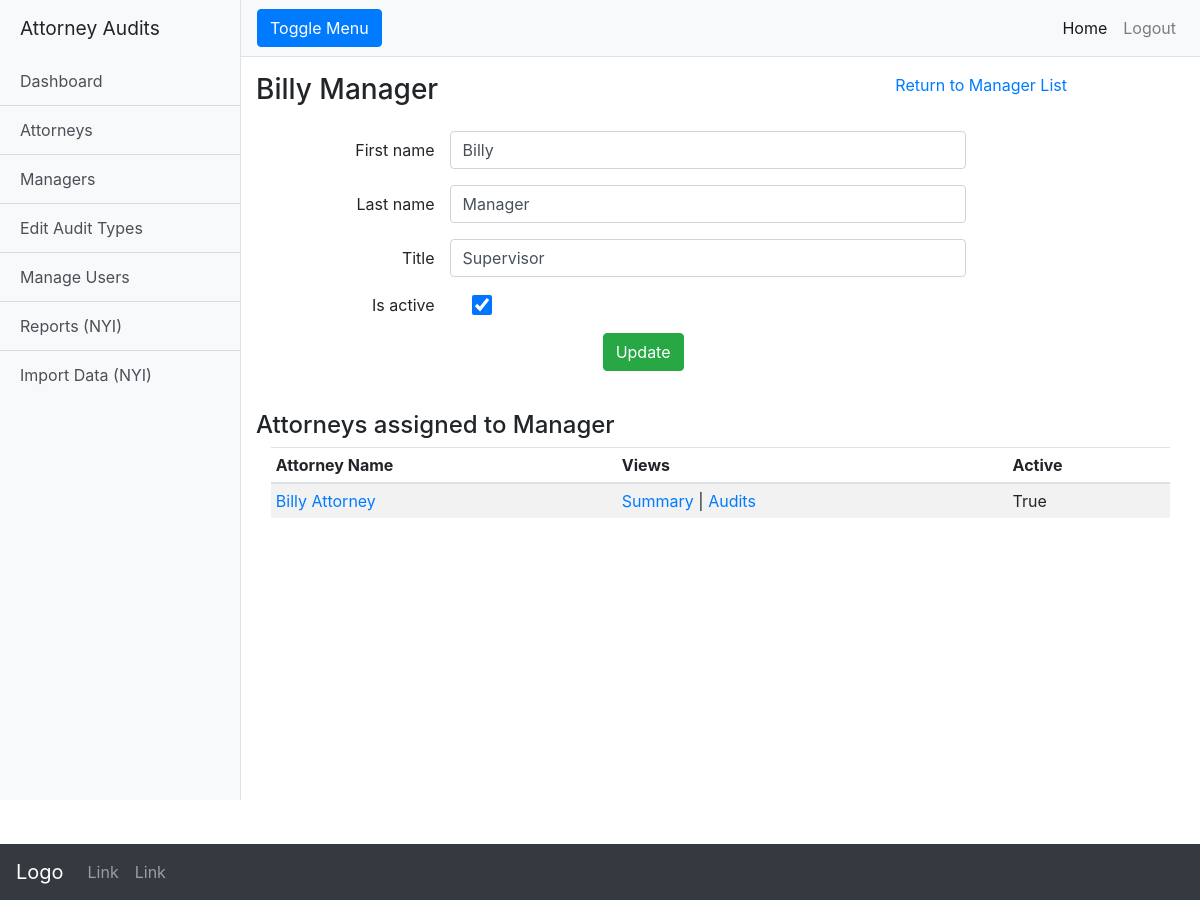
The app's page /manager/details/1, older data.
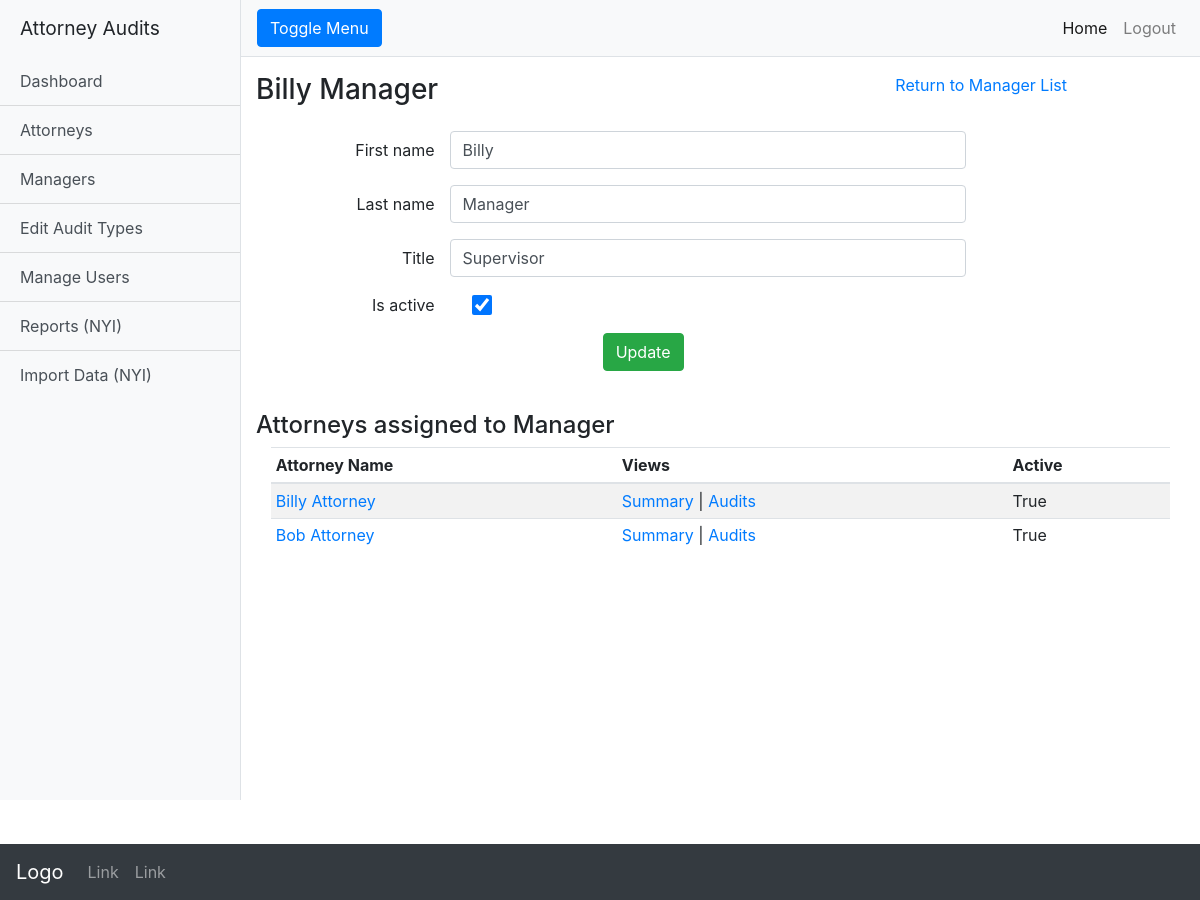
The same page, newer data.
### manager_app/models.py (models this page shows, shortened)
class Manager(models.Model):
    first_name = models.CharField(max_length=30)
    last_name = models.CharField(max_length=30)
    title = models.CharField(max_length=50)
    is_active = models.BooleanField(default=True)
    created_at = models.DateTimeField(auto_now_add=True)
    modified_at = models.DateTimeField(auto_now=True)

### attorney_app/models.py (models this page shows, shortened)
class Attorney(models.Model):
    first_name = models.CharField(max_length=30)
    last_name = models.CharField(max_length=30)
    is_active = models.BooleanField(default=True)
    manager = models.ForeignKey(Manager, on_delete=models.CASCADE, related_name="attorneys")
    created_at = models.DateTimeField(auto_now_add=True)
    modified_at = models.DateTimeField(auto_now=True)
    def __repr__(self):
        return f"Attorney Name: {self.first_name} {self.last_name}"

### manager_app/views.py (the view)
# urls.py: path('details/<int:manager_id>', views.details),
def details(request, manager_id):
    print(f"in manager details: {manager_id}")
    manager = Manager.objects.get(id=manager_id)
    form = ManagerDetailsForm(instance=manager)
    attorneys = manager.attorneys.all()
    context = {
        "manager": manager,
        "form": form,
        "attorneys": attorneys,
    }
    print(f"\tmanager attorneys: {attorneys}")
    return render(request, "manager_details.html", context)

### manager_app/forms.py
class ManagerDetailsForm(forms.ModelForm):
    def __init__(self, *args, **kwargs):
        super(ManagerDetailsForm, self).__init__(*args, **kwargs)
        for name in self.fields.keys():
            if name == "is_active":
                self.fields[name].widget.attrs.update({
                    "class": "col-sm-1",
                    "style": "width:20px;height:20px",
                })
            else:
                self.fields[name].widget.attrs.update({
                    "class": "form-control col-sm-8",
                })
    class Meta:
        model = Manager
        fields = ("first_name", "last_name", "title", "is_active")

### manager_app/templates/manager_details.html (shortened to what this page needs)
{% extends "_audit_base.html" %}
{% block content %}
  <div class="row mb-3">
    <div class="col">
      <h3>{{manager.first_name}} {{manager.last_name}}</h3>
    </div>
    <div class="col-sm-4">
      <a href="/manager/">Return to Manager List</a>
    </div>
  </div>
  <div class="row">
    <div class="col">
      <div class="col-sm-12 col-lg-10">
        <form method="POST" action="/manager/update/{{manager.id}}" class="w-60">
          {% for field in form %}
          <div class="form-group row form-inline">
            <label class="col-sm-3 justify-content-sm-end">{{ field.label }}</label>
            {{ field }}
          </div>
          {% endfor %}
          <div class="form-group text-center">
            <button type="submit" class="btn btn-success">Update</button>
          </div>
        </form>
      </div>
    </div>
  </div>
  <div class="row my-4">
    <div class="col">
      <h4>Attorneys assigned to Manager</h4>
      <div class="container-fluid">
        <table class="table table-striped table-sm" id="my_managers">
          <thead>
            <tr>
              <th>Attorney Name</th>
              <th>Views</th>
              <th>Active</th>
            </tr>
          </thead>
          <tbody>
            {% for attorney in attorneys %}
            <tr>
              <td><a href="/attorney/details/{{attorney.id}}">{{attorney.first_name}} {{attorney.last_name}}</a></td>
              <td>
                <a href="/attorney/summary/{{attorney.id}}">Summary</a> |
                <a href="/attorney/audits/{{attorney.id}}">Audits</a>
              </td>
              <td>{{attorney.is_active}}</td>
            </tr>
            {% endfor %}
          </tbody>
        </table>
      </div>
    </div>
  </div>
{% endblock %}

Row changes from the older to the newer data that the page shows:
added Attorney: first_name "Bob", last_name "Attorney", is_active "True"
